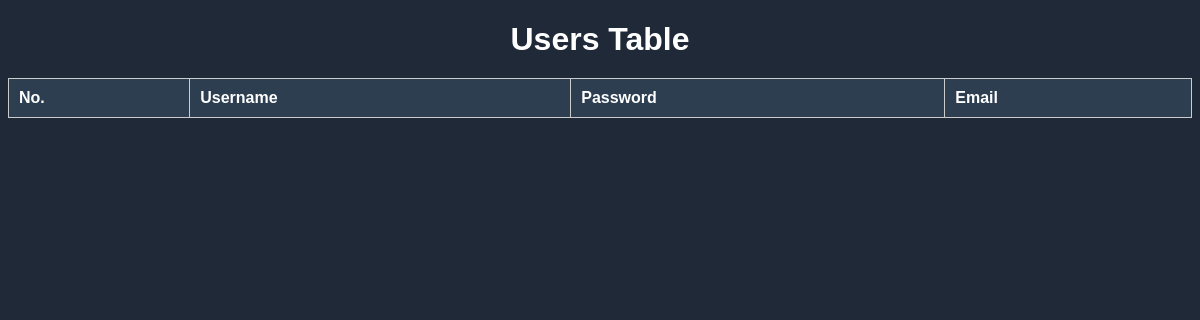
/AdminView/peg/mainpage.php, run on an earlier commit of the app's database.
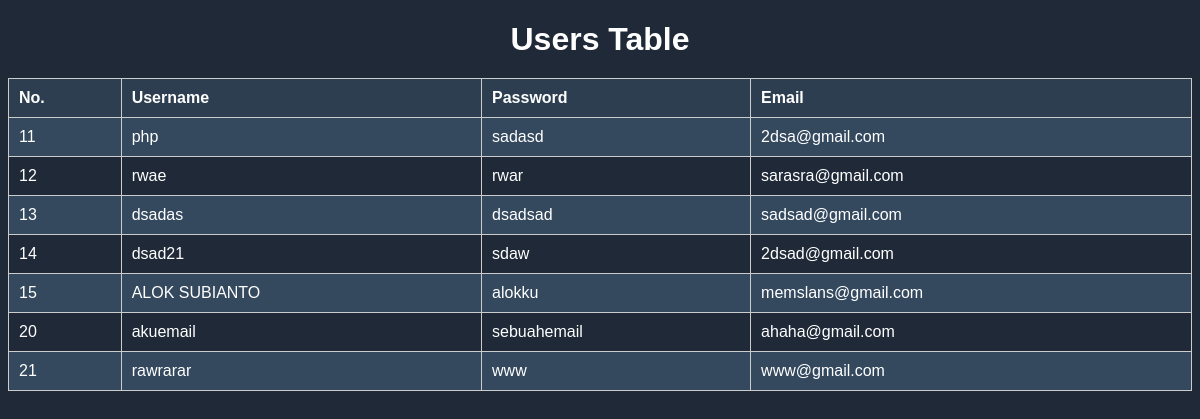
And on a later commit of the database.
### tables this page shows
CREATE TABLE `users` (
  `User_ID` int(11) NOT NULL,
  `username` varchar(100) DEFAULT NULL,
  `password` varchar(100) DEFAULT NULL,
  `email` varchar(100) DEFAULT NULL,
  `image` varchar(100) DEFAULT NULL
);

### AdminView/peg/function.php (called while the page is built)
<?php
$server = "localhost";
$user = "root";
$password = "";
$dbname =  "ecommerce";
$con = mysqli_connect($server, $user, $password, $dbname);
function query($query) {
    global $con;
    $result = mysqli_query($con,$query);
    $rows = [];
    while ($row = mysqli_fetch_row($result)) {
        $rows[] = $row;
    }
    return $rows;
}

### AdminView/peg/mainpage.php (the view, shortened to what this page needs)
<?php
require 'function.php';
$users = query("SELECT * FROM users");
?>
<!DOCTYPE html>
<html lang="en">
<head>
</head>
<body>
    <table border="1" cellpadding="10" cellspacing="0">
<h1>Users Table</h1>
    <tr>
        <th>No.</th>
        <th>Username</th>
        <th>Password</th>
        <th>Email</th>
    </tr>
    <?php foreach($users as $row) : ?>
    <tr>
        <td><?=$row[0]?></td>
        <td><?=$row[1]?></td>
        <td><?=$row[2]?></td>
        <td><?=$row[3]?></td>
    </tr>
<?php endforeach; ?>
    </table>
</body>
</html>

### AdminView/peg/mainpage.php (style rules this page uses)
body { background-color: #1f2937; color: #fff; font-family: sans-serif; }
table { width: 100%; border-collapse: collapse; margin: 20px auto; }
th, td { padding: 10px; text-align: left; border: 1px solid #ccc; }
th { background-color: #2c3e50; font-weight: bold; }
tr:nth-child(even) { background-color: #34495e; }
h1 { text-align: center; margin-bottom: 20px; }

What changed in the data, as far as the page shows it:
added users: User_ID "11", username "php", password "sadasd", email "2dsa@gmail.com"
added users: User_ID "12", username "rwae", password "rwar", email "sarasra@gmail.com"
added users: User_ID "13", username "dsadas", password "dsadsad", email "sadsad@gmail.com"
added users: User_ID "14", username "dsad21", password "sdaw", email "2dsad@gmail.com"
added users: User_ID "15", username "ALOK SUBIANTO", password "alokku", email "memslans@gmail.com"
added users: User_ID "20", username "akuemail", password "sebuahemail", email "ahaha@gmail.com"
added users: User_ID "21", username "rawrarar", password "www", email "www@gmail.com"
